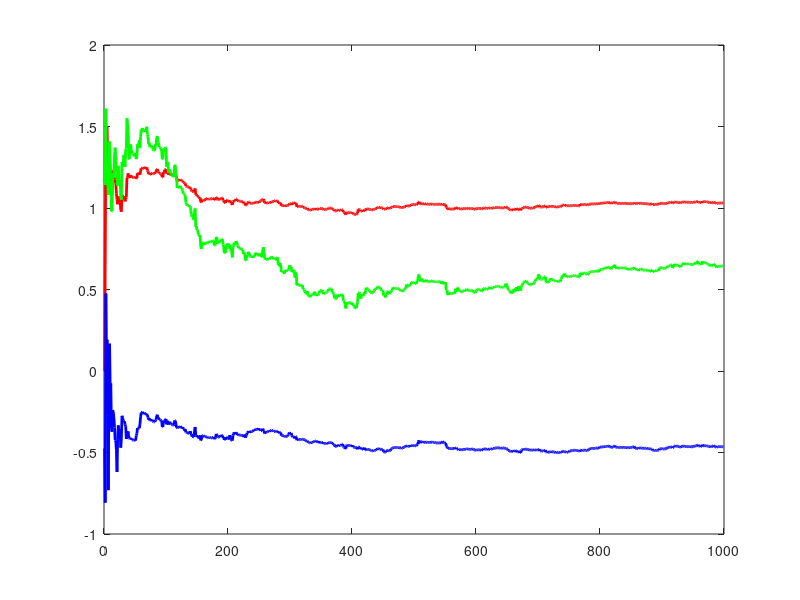

MATLAB code for this plot: (Note: this script raises an error after producing the figure.)
% Parameters
N = 1000;

a_desired = 1; 
b_desired = 0.5;
c_desired = -0.5;

u = ones(N, 1);
y = zeros(N, 1);
E = load("e.mat");
e = E(1).e;

for t = 2:N
    u(t) = -0.32 * y(t-1);
    y(t) = -a_desired * y(t-1) + b_desired * u(t-1) + c_desired * e(t-1) + e(t);
end

theta_hat = zeros(3, 1); % [a, b, c]
P = 100 * eye(3);
phi = zeros(3, 1);

theta_store = zeros(3, N);
for t = 2:N
    phi = [-y(t-1); u(t-1); e(t-1)];
    error = y(t) - phi' * theta_hat;
    P = P - (P*phi*phi'*P)/(1 + phi'*P*phi);
    K = P*phi;
    theta_hat = theta_hat + K * error;
    theta_store(:, t) = theta_hat;
end

figure;
plot(theta_store(1, 2:N), 'r', 'LineWidth', 2);
hold on;
plot(theta_store(2, 2:N), 'g', 'LineWidth', 2);
plot(theta_store(3, 2:N), 'b', 'LineWidth', 2);
yline(a_desired, '--r', 'Desired a');
yline(b_desired, '--g', 'Desired b');
yline(c_desired, '--b', 'Desired c');
xlabel('Sample');
legend('a estimate', 'b estimate', 'c estimate', 'Location', 'Southeast');
title('RLS Algorithm with 0.32*y feedback');
grid on;
f = gcf;
exportgraphics(f,'Y_0_32_1.png');

